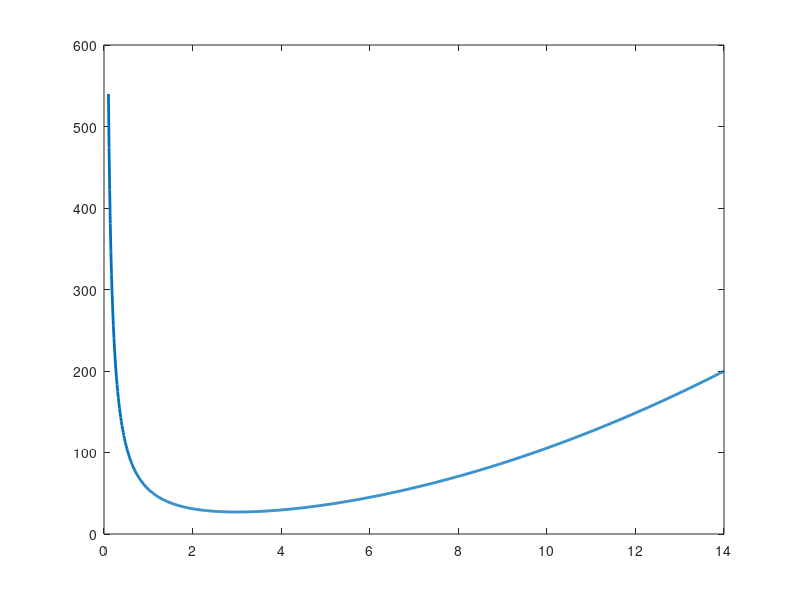

MATLAB code to generate this figure: (Note: this script raises an error after producing the figure.)
% Exhaustive Search Method as Explained in the book 
%"Optimization of Engineering Design: Algorithms and Examples" by Prof. Kalyanmoy Deb
% Code developed by Sri. Soumyabrata Bhattacharjee
% Matlab version R2018b
% Date: 14th October, 2018
% Date: 25th October, 2023 (Updated)
% Date: 27th October, 2023 (Updated)

clear all
clc
a=0.1; %Lower bound
b=14; % Upper bound
n = 1000; %Number of divisions
dx=(b-a)/n; %Length of each division

% Equation to be minimized
f=@(x) x.^2+54./x;

% Initialization
x1=a;
x2=x1+dx;
x3=x2+dx;
x_min=x2;
f_min=f(x_min);

while x3<=b
    if f(x2)<=f(x1) && f(x2)<=f(x3)
        disp(['The approx minimum point is: ' num2str(x2)])
        disp(['The approx minimum function value is: ' num2str(f(x2))])
        x_min=x2;
        f_min=f(x_min);
    end
x1=x2;
x2=x1+dx;
x3=x2+dx;

end


% Plotting
x = linspace(a,b,n);
plot(x,f(x),'LineWidth',2,'DisplayName',func2str(f));
xlabel('x',FontWeight='bold');
ylabel('f(x)','FontWeight','bold')
grid on;
title('Exhaustive Search Method','FontWeight','bold');

hold on;

% Scatter plot for the minimum point
scatter(x_min, f_min, 100, 'red', 'filled', 'DisplayName', 'Minimum Point');

% Adding Legend
legend('Location','best')
legend('show')

% Save the figure as a PNG file
saveas(gcf, 'Exhaustive Search Method.png');

% Display the plot
hold off;
